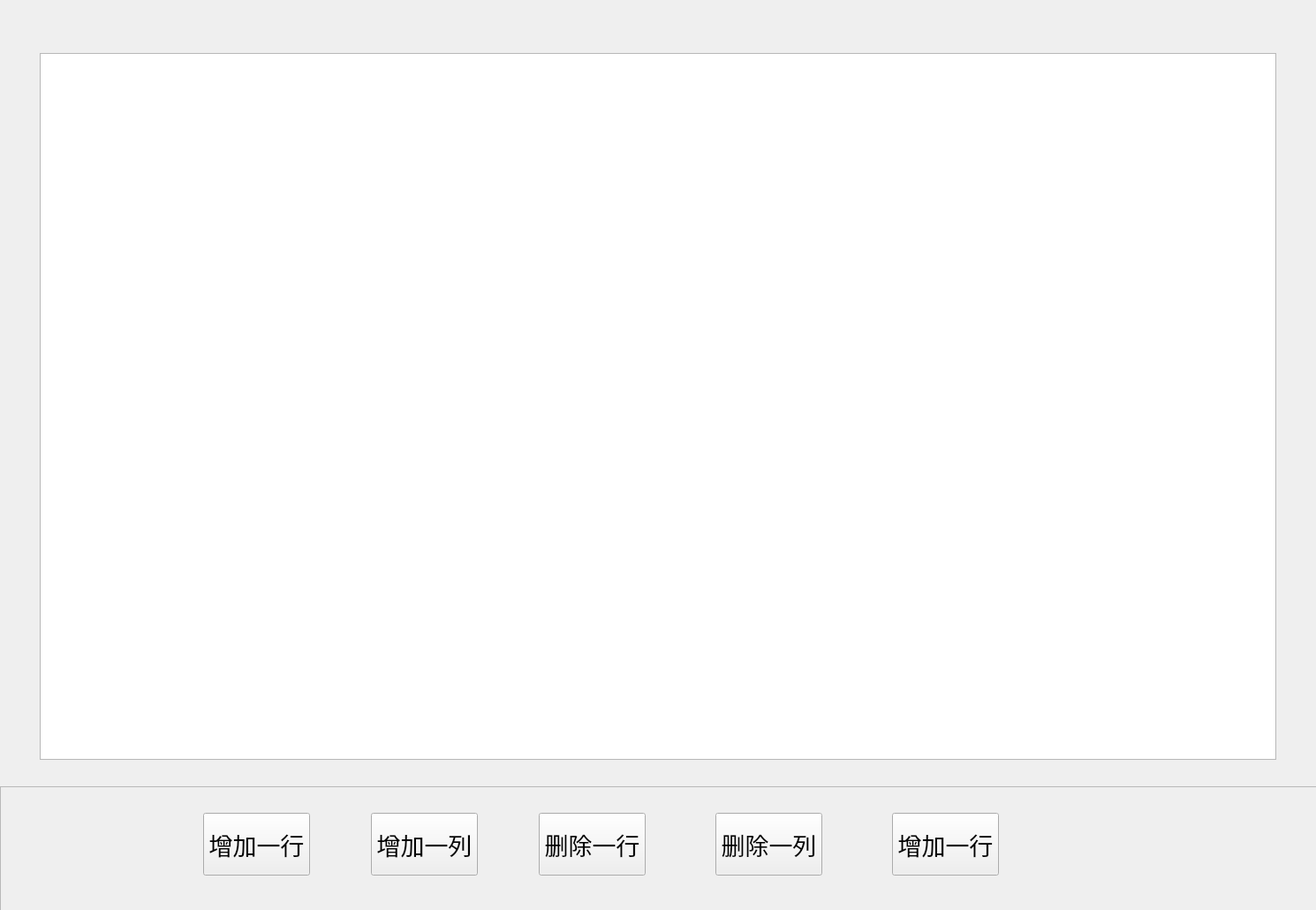
<?xml version="1.0" encoding="UTF-8"?>
<ui version="4.0">
 <class>MyTable</class>
 <widget class="MyTable" name="MyTable">
  <property name="geometry">
   <rect>
    <x>0</x>
    <y>0</y>
    <width>1490</width>
    <height>1030</height>
   </rect>
  </property>
  <property name="font">
   <font>
    <pointsize>20</pointsize>
   </font>
  </property>
  <property name="windowTitle">
   <string>Dialog</string>
  </property>
  <widget class="QTableWidget" name="tableWidget">
   <property name="geometry">
    <rect>
     <x>45</x>
     <y>60</y>
     <width>1400</width>
     <height>800</height>
    </rect>
   </property>
  </widget>
  <widget class="QFrame" name="frame">
   <property name="geometry">
    <rect>
     <x>0</x>
     <y>890</y>
     <width>1491</width>
     <height>141</height>
    </rect>
   </property>
   <property name="frameShape">
    <enum>QFrame::StyledPanel</enum>
   </property>
   <property name="frameShadow">
    <enum>QFrame::Raised</enum>
   </property>
   <widget class="QPushButton" name="pushButton_3">
    <property name="geometry">
     <rect>
      <x>610</x>
      <y>30</y>
      <width>121</width>
      <height>71</height>
     </rect>
    </property>
    <property name="text">
     <string>删除一行</string>
    </property>
   </widget>
   <widget class="QPushButton" name="pushButton">
    <property name="geometry">
     <rect>
      <x>230</x>
      <y>30</y>
      <width>121</width>
      <height>71</height>
     </rect>
    </property>
    <property name="text">
     <string>增加一行</string>
    </property>
   </widget>
   <widget class="QPushButton" name="pushButton_2">
    <property name="geometry">
     <rect>
      <x>420</x>
      <y>30</y>
      <width>121</width>
      <height>71</height>
     </rect>
    </property>
    <property name="text">
     <string>增加一列</string>
    </property>
   </widget>
   <widget class="QPushButton" name="pushButton_5">
    <property name="geometry">
     <rect>
      <x>1010</x>
      <y>30</y>
      <width>121</width>
      <height>71</height>
     </rect>
    </property>
    <property name="text">
     <string>增加一行</string>
    </property>
   </widget>
   <widget class="QPushButton" name="pushButton_4">
    <property name="geometry">
     <rect>
      <x>810</x>
      <y>30</y>
      <width>121</width>
      <height>71</height>
     </rect>
    </property>
    <property name="text">
     <string>删除一列</string>
    </property>
   </widget>
  </widget>
 </widget>
 <customwidgets>
  <customwidget>
   <class>MyTable</class>
   <extends>QWidget</extends>
   <header>mytable.h</header>
   <container>1</container>
  </customwidget>
 </customwidgets>
 <resources/>
 <connections/>
</ui>
